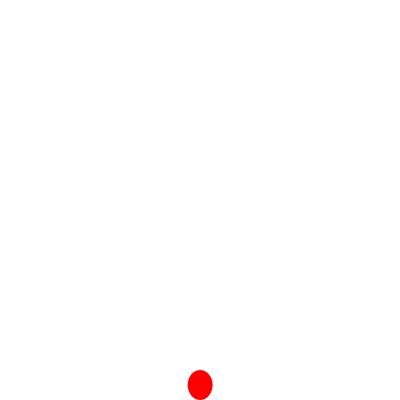
Frame 1 (no input)
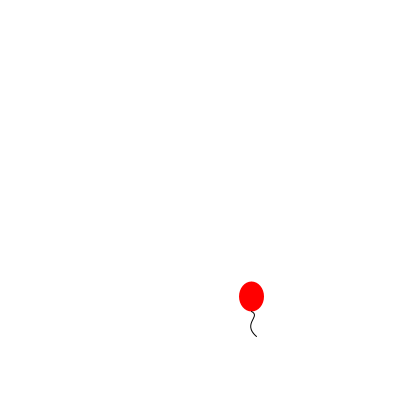
Frame 60 (the mouse pressed at the canvas centre just before this capture)
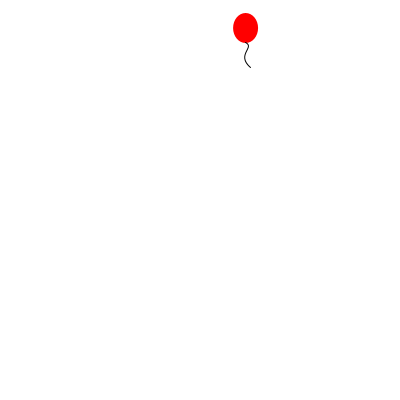
Frame 120 (the mouse held since frame 60 and released just before this capture)

The Processing sketch that drew these frames (run headless with seeded random() and noise(); from frame 60 on, the mouse is pressed at the canvas centre):

// Processing sketch: gs21114hw10
// ── gs21114hw10.pde
Balloon B;

void setup() {

  size(400, 400);
  smooth();
  B = new Balloon(new PVector(width/2, height));
  
}

void draw() {
  background(255);

  fill(0);
  B.run();

}

// ── Balloon.pde
class Balloon extends Mover {
  Balloon(PVector l) {
    super(l);
  }
  
  void drawBody() {
    pushMatrix();
      translate(location.x, location.y);
      noStroke();
      fill(255, 0, 0);
      ellipse(0, -15, 25, 30);
      
      stroke(0);
      noFill();
      beginShape();
      vertex(0, 0);
      bezierVertex(10, 5, -10, 12, 5, 25);
      vertex(5, 25);
      endShape();
    popMatrix();
  }
}

// ── Mover.pde
class Mover {
  PVector location;
  PVector velocity;
  PVector buoyancy;
  
  float xoff;
  
  Mover(PVector l) {
    location = l;
    xoff = random(1000);
    
    velocity = new PVector(0, 0);
    buoyancy = new PVector(0, -0.05);
  }
  
  void run() {
    update();
    borders();
    display();
  }
  
  void update() {
    velocity.x = map(noise(xoff), 0, 1, -5, 5);
    xoff += 0.01;
    
    location.add(velocity);
    velocity.add(buoyancy);
  }
  
  void borders() {
    if(location.x < 0) location.x = width-10;
    if(location.y < 30 && velocity.y < 0) velocity.y = -velocity.y*0.5;
    if(location.y > height - 30 && velocity.y > 0) velocity.y = -velocity.y*0.5;
    if(location.x > width) location.x = 10;
  }
  
  void display() {
    pushMatrix();
    drawBody();
    popMatrix();
  }
  
  void drawBody() {
    
  }
}
